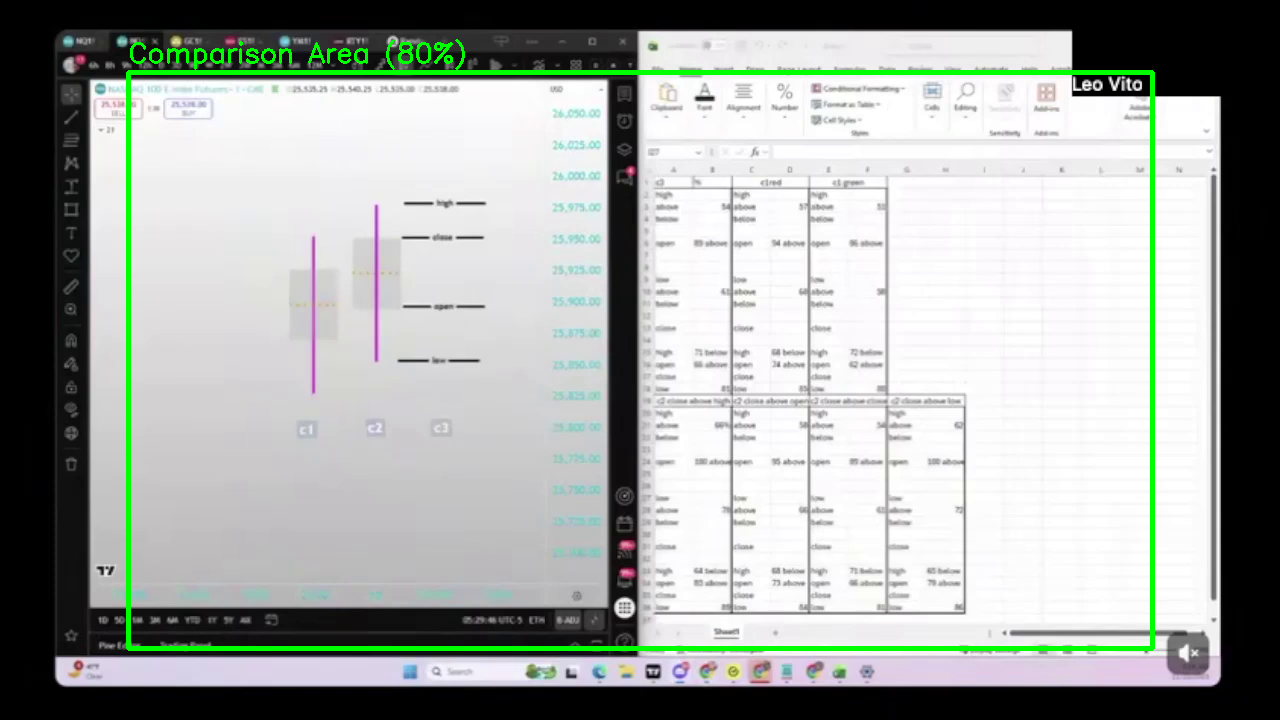
#> input picture scripts/vis_000_0.02.png, 1280 x 720 px
$ python test_similarity_options.py vis_000_0.02.png vis_001_0.48.png   (older library calls are emulated)
#> lines starting #> are read from the running program, lines starting #| are printed output that depends on the picture
import cv2
import numpy as np
from skimage.metrics import structural_similarity as ssim
import sys
import os

def load_and_preprocess(path, size=(300, 200), crop_percent=0.0):
    """Load image, optionally crop borders, and resize."""
    img = cv2.imread(path)
    if img is None:
        raise ValueError(f"Could not load image: {path}")

    if crop_percent > 0:
        h, w = img.shape[:2]
        h_crop = int(h * crop_percent)
        w_crop = int(w * crop_percent)
        img = img[h_crop:h-h_crop, w_crop:w-w_crop]

    return cv2.resize(img, size)

def compare_ssim(img1, img2):
    """Standard SSIM comparison."""
    gray1 = cv2.cvtColor(img1, cv2.COLOR_BGR2GRAY)
    gray2 = cv2.cvtColor(img2, cv2.COLOR_BGR2GRAY)
    return ssim(gray1, gray2, data_range=255)

def compare_histogram(img1, img2):
    """Compare using Histogram Correlation."""
    # Convert to HSV for better color separation
    hsv1 = cv2.cvtColor(img1, cv2.COLOR_BGR2HSV)
    hsv2 = cv2.cvtColor(img2, cv2.COLOR_BGR2HSV)

    # Calculate histograms
    hist1 = cv2.calcHist([hsv1], [0, 1], None, [50, 60], [0, 180, 0, 256])
    hist2 = cv2.calcHist([hsv2], [0, 1], None, [50, 60], [0, 180, 0, 256])

    # Normalize
    cv2.normalize(hist1, hist1, 0, 1, cv2.NORM_MINMAX)
    cv2.normalize(hist2, hist2, 0, 1, cv2.NORM_MINMAX)

    # Compare (Correlation)
    return cv2.compareHist(hist1, hist2, cv2.HISTCMP_CORREL)

def compare_orb(img1, img2):
    """Compare using ORB feature matching."""
    orb = cv2.ORB_create()
    kp1, des1 = orb.detectAndCompute(img1, None)
    kp2, des2 = orb.detectAndCompute(img2, None)

    if des1 is None or des2 is None:
        return 0.0

    bf = cv2.BFMatcher(cv2.NORM_HAMMING, crossCheck=True)
    matches = bf.match(des1, des2)

    # Sort matches by distance
    matches = sorted(matches, key=lambda x: x.distance)

    # Calculate a score based on number of good matches relative to total keypoints
    # This is a heuristic
    if len(kp1) == 0: return 0
    score = len(matches) / len(kp1)
    return min(score, 1.0) # Cap at 1.0

def main():
    if len(sys.argv) < 3:
        print("Usage: python test_similarity_options.py <image1_path> <image2_path>")
        return

    img1_path = sys.argv[1]
    img2_path = sys.argv[2]

    print(f"Comparing:\n  A: {os.path.basename(img1_path)}\n  B: {os.path.basename(img2_path)}\n")

    # 1. Standard SSIM (Baseline)
    img1_std = load_and_preprocess(img1_path)
#> in load_and_preprocess, img is the input picture: shape (720, 1280, 3); mean B, G, R 165.9, 169.3, 165
    img2_std = load_and_preprocess(img2_path)
#> call 2 of load_and_preprocess, with path = 'vis_001_0.48.png', size = (300, 200), crop_percent = 0
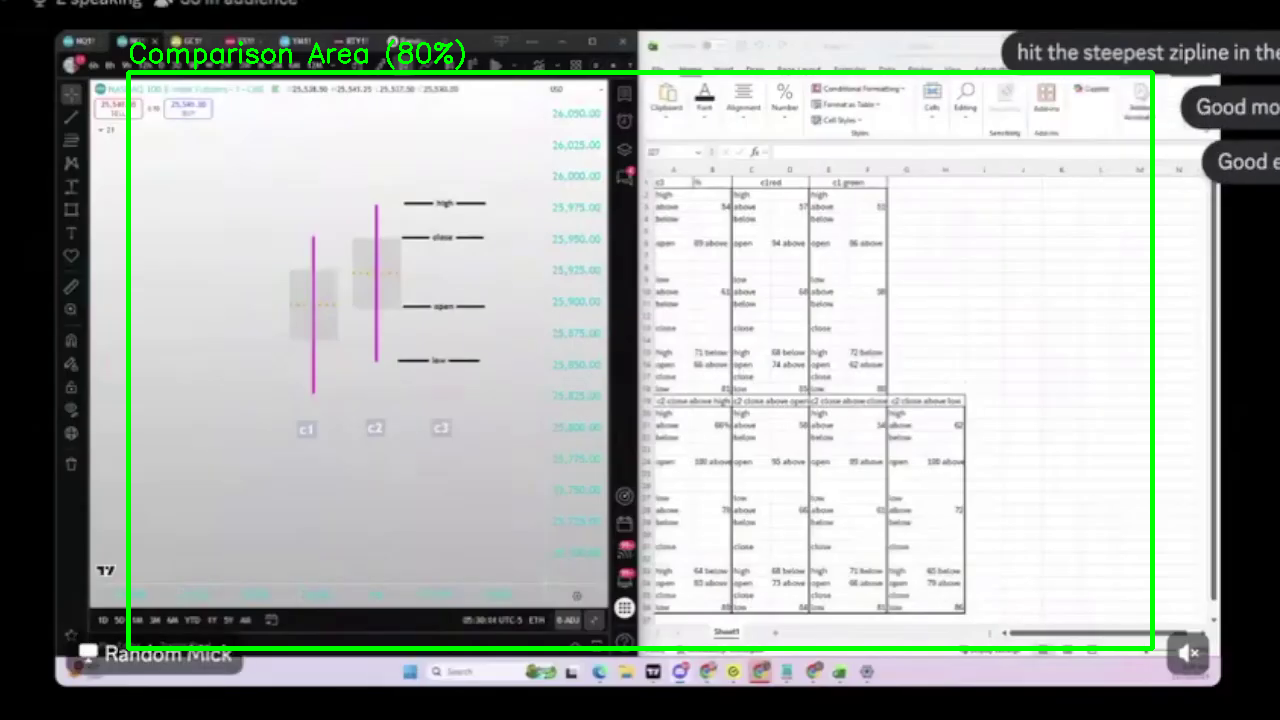
#> input picture scripts/vis_001_0.48.png, 1280 x 720 px
#> in load_and_preprocess, img is the input picture: shape (720, 1280, 3); mean B, G, R 166.7, 169.9, 165.6
    score_ssim = compare_ssim(img1_std, img2_std)
#> in compare_ssim, `gray2 = cv2.cvtColor(img2, cv2.COLOR_BGR2GRAY)`:
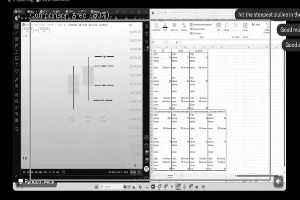
#> gray2: shape (200, 300); min 0, max 255, mean 168.2
#> score_ssim = 0.95
    print(f"1. Standard SSIM:           {score_ssim:.4f}")
#| 1. Standard SSIM:           0.9497

    # 2. Center Crop SSIM (Focus on core content, ignore 10% border)
    img1_crop = load_and_preprocess(img1_path, crop_percent=0.1)
#> call 3 of load_and_preprocess, with path = 'vis_000_0.02.png', size = (300, 200), crop_percent = 0.1
#> in load_and_preprocess (call 3), `img = img[h_crop:h-h_crop, w_crop:w-w_crop]`:
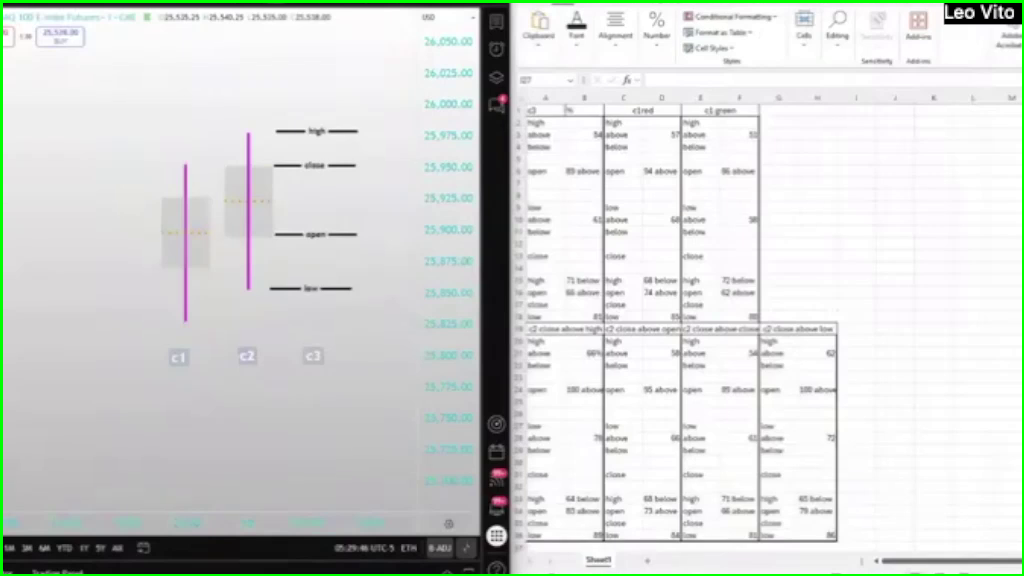
#> img: shape (576, 1024, 3); mean B, G, R 213.9, 215.9, 213
    img2_crop = load_and_preprocess(img2_path, crop_percent=0.1)
    score_crop = compare_ssim(img1_crop, img2_crop)
#> in compare_ssim (call 2), `gray1 = cv2.cvtColor(img1, cv2.COLOR_BGR2GRAY)`:
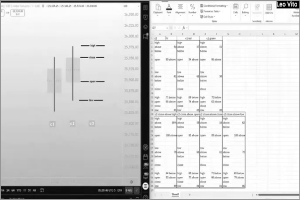
#> gray1: shape (200, 300); min 0, max 255, mean 214.7
#> score_crop = 0.982
    print(f"2. Center Crop SSIM (10%):  {score_crop:.4f}")
#| 2. Center Crop SSIM (10%):  0.9821

    # 3. Heavy Center Crop SSIM (Focus on core content, ignore 20% border)
    img1_crop_heavy = load_and_preprocess(img1_path, crop_percent=0.2)
#> in load_and_preprocess (call 5), `img = img[h_crop:h-h_crop, w_crop:w-w_crop]`:
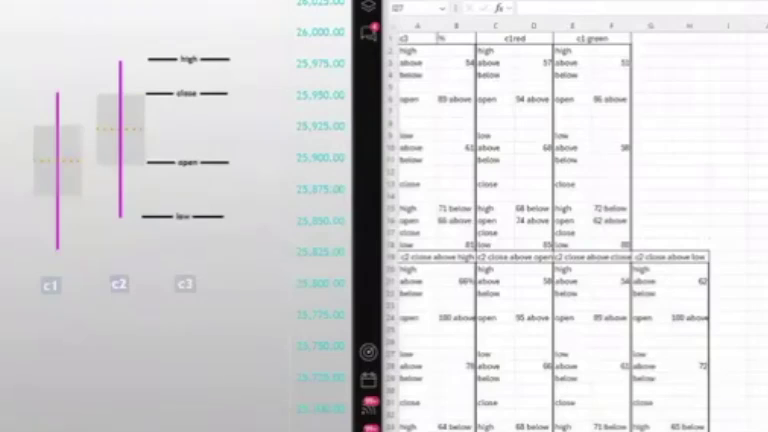
#> img: shape (432, 768, 3); mean B, G, R 220.1, 218.4, 219
#> in load_and_preprocess (call 5), `return cv2.resize(img, size)`:
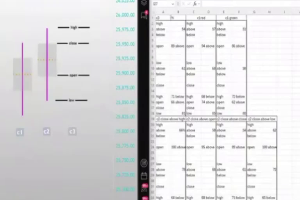
#> returned value: shape (200, 300, 3); mean of channels 0, 1, 2 220.1, 218.3, 218.9; drawn as B, G, R
    img2_crop_heavy = load_and_preprocess(img2_path, crop_percent=0.2)
    score_crop_heavy = compare_ssim(img1_crop_heavy, img2_crop_heavy)
#> score_crop_heavy = 0.986
    print(f"3. Center Crop SSIM (20%):  {score_crop_heavy:.4f}")
#| 3. Center Crop SSIM (20%):  0.9855

    # 4. Histogram Correlation
    score_hist = compare_histogram(img1_std, img2_std)
#> in compare_histogram, `hsv1 = cv2.cvtColor(img1, cv2.COLOR_BGR2HSV)`: hsv1: shape (200, 300, 3); mean H, S, V 59.6, 15.1, 171.7
#> in compare_histogram, `hsv2 = cv2.cvtColor(img2, cv2.COLOR_BGR2HSV)`: hsv2: shape (200, 300, 3); mean H, S, V 60.3, 16.1, 172.5
#> in compare_histogram, `hist1 = cv2.calcHist([hsv1], [0, 1], None, [50, 60], [0, 180, 0, 256])`:
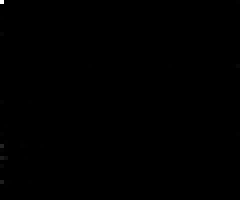
#> hist1: shape (50, 60) float32 (shown 4 times larger); min 0, max 31319, mean 20; drawn with min black and max white
#> score_hist = 0.998
    print(f"4. Histogram Correlation:   {score_hist:.4f}")
#| 4. Histogram Correlation:   0.9983

    # 5. ORB Feature Matching
    score_orb = compare_orb(img1_std, img2_std)
#> in compare_orb, `kp1, des1 = orb.detectAndCompute(img1, None)`: kp1 = 391 keypoints; strongest (x, y, size): (146, 166, 31), (148, 164, 31), (140, 167, 31), (146, 162, 31)
#> in compare_orb, `kp2, des2 = orb.detectAndCompute(img2, None)`: kp2 = 393 keypoints; strongest (x, y, size): (146, 166, 31), (146, 162, 31), (148, 162, 31), (140, 167, 31)
#> in compare_orb, `matches = bf.match(des1, des2)`: matches = 325 matches
#> in compare_orb, `score = len(matches) / len(kp1)`: score = 0.831
#> score_orb = 0.831
    print(f"5. ORB Feature Match:       {score_orb:.4f}")
#| 5. ORB Feature Match:       0.8312

if __name__ == "__main__":
    main()
